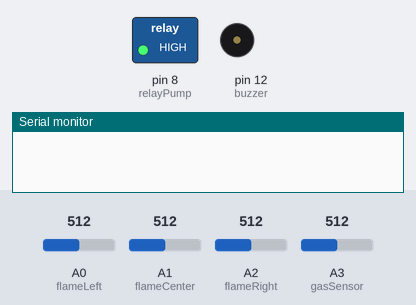
Recording of a sketch running on a simulated Arduino Uno, built with avr-gcc and run on an emulated ATmega328P. Shown: switched loads named in the sketch (green lamp = pin HIGH), buzzer (waves = sounding, pin HIGH), the last lines printed to the serial monitor. The inputs (shaded band) are chosen by the test bench; at power-on: A0 (flameLeft) = 512, A1 (flameCenter) = 512, A2 (flameRight) = 512, A3 (gasSensor) = 512.

Above: at 1.2 s.
1.3 s: A0 (flameLeft) set to 409
2.8 s: A0 (flameLeft) set to 389
At 4.0 s:
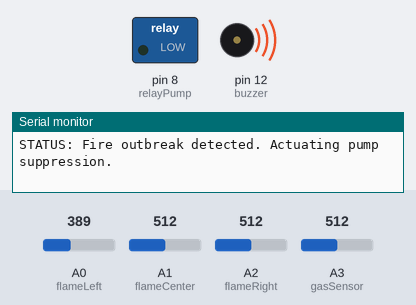
4.3 s: A0 (flameLeft) set to 410
At 5.6 s:
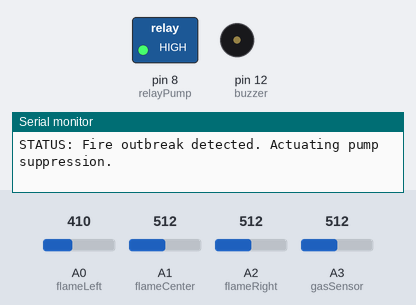
5.9 s: A0 (flameLeft) set to 390
At 7.1 s:
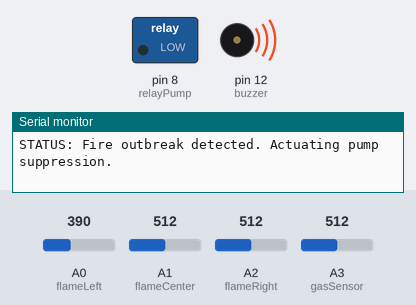
Timing chart, 0 to 8.5 s (numbered marks = the images above; inputs shaded):
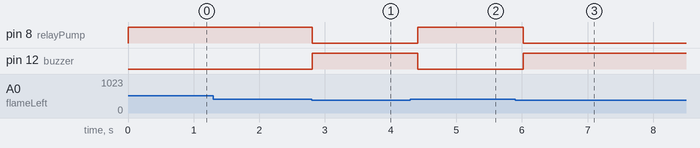

Measured:
- the behaviour switches between 400 and 399 on A0 (flameLeft) (found by bisection; images 0 and 1)
- after the input at 1.3 s, every drawn part: stays the same
- after the input at 2.8 s, pin 8 (relayPump): HIGH → LOW at once; pin 12 (buzzer): LOW → HIGH at once
- after the input at 4.3 s, pin 8 (relayPump): LOW → HIGH after 0.11 s; pin 12 (buzzer): HIGH → LOW after 0.11 s
- after the input at 5.9 s, pin 8 (relayPump): HIGH → LOW after 0.12 s; pin 12 (buzzer): LOW → HIGH after 0.12 s

The sketch:

fire_suppression_controller.ino
```cpp
/*
 * Project: Autonomous Fire Detection & Suppression Controller
 * Author: Mechatronics Engineering Prototypes
 * Target: Arduino Uno / ATmega328P
 */

const int flameLeft = A0;
const int flameCenter = A1;
const int flameRight = A2;
const int gasSensor = A3;

const int relayPump = 8;
const int buzzer = 12;

const int FLAME_THRESHOLD = 400; // Calibrated for active flame signatures
const int GAS_THRESHOLD = 300;

void setup() {
  pinMode(flameLeft, INPUT);
  pinMode(flameCenter, INPUT);
  pinMode(flameRight, INPUT);
  pinMode(gasSensor, INPUT);

  pinMode(relayPump, OUTPUT);
  pinMode(buzzer, OUTPUT);

  // Default state: Actuators deactivated
  digitalWrite(relayPump, HIGH);
  digitalWrite(buzzer, LOW);

  Serial.begin(9600);
}

void loop() {
  int leftVal = analogRead(flameLeft);
  int centerVal = analogRead(flameCenter);
  int rightVal = analogRead(flameRight);
  int gasVal = analogRead(gasSensor);

  bool flameDetected = (leftVal < FLAME_THRESHOLD) ||
                       (centerVal < FLAME_THRESHOLD) ||
                       (rightVal < FLAME_THRESHOLD);

  bool hazardConfirmed = flameDetected && (gasVal > GAS_THRESHOLD);

  if (hazardConfirmed) {
    digitalWrite(buzzer, HIGH);
    digitalWrite(relayPump, LOW); // Trigger active-low relay to dispense
    Serial.println("STATUS: Fire outbreak detected. Actuating pump suppression.");
  } else {
    digitalWrite(buzzer, LOW);
    digitalWrite(relayPump, HIGH);
  }

  delay(200);
}
```
